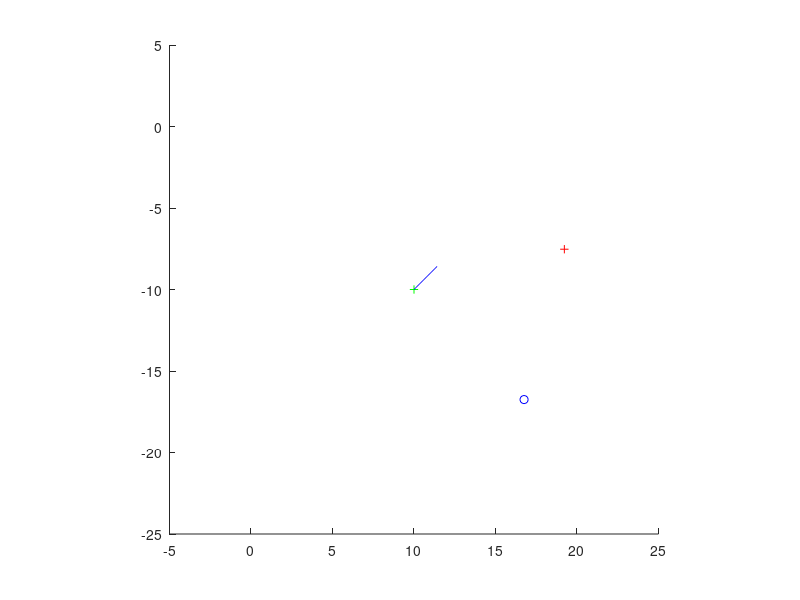

The MATLAB script that drew this image:
dist = 10;
angle = pi/3;

x = 10; % (cm)
y = -10; % (cm)
theta = pi/4; % (rad)

p1_x = x;
p1_y = y;
p2_x = p1_x;
p2_y = p1_y;
c_r = dist/angle
  l_x = c_r*sin(angle)
  l_y = c_r*(cos(angle)-1)
c_x = x + c_r*sin(theta)
c_y = y + -c_r*cos(theta)
end_x = x + cos(theta)*l_x + -sin(theta)*l_y
end_y = y + sin(theta)*l_x + cos(theta)*l_y

figure;
hold on;
plot(p1_x, p1_y, '+g', p1_x+[0:dist/200:dist/5]*cos(theta), p1_y+[0:dist/200:dist/5]*sin(theta), '-b');
plot(c_x, c_y, 'ob', end_x, end_y, '+r');
axis('equal', [x-1.5*dist x+1.5*dist y-1.5*dist y+1.5*dist]);
